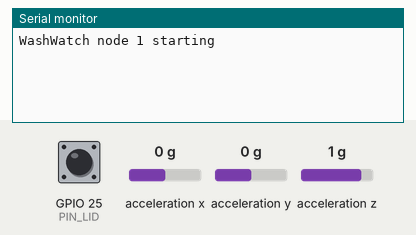
This program was run on a simulated ESP32. Parts: the last lines printed to the serial monitor. Wiring (inferred from the names in the program): MPU-6050 motion sensor at I2C address 0x68. Inputs (shaded band) come from the test bench; at power-on: acceleration z 1 g, GPIO 25 (PIN_LID) HIGH, acceleration x 0 g, acceleration y 0 g. EEPROM starts erased.

Above: at 1.2 s.
1.3 s: acceleration z set to 0 g
At 2.2 s:
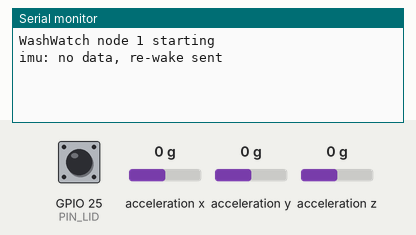
3.9 s: GPIO 25 (PIN_LID) pulled LOW for 0.15 s
At 5.03 s:
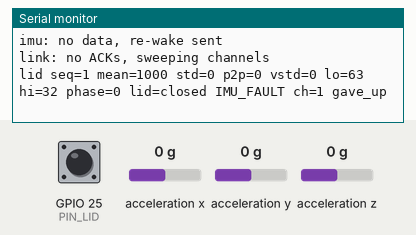
7.9 s: acceleration x set to -1.4 g
At 9.8 s:
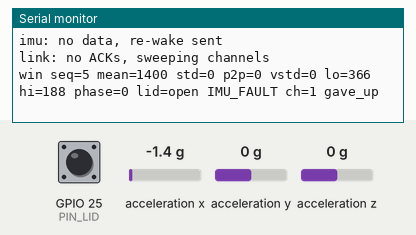
11.5 s: GPIO 25 (PIN_LID) pulled LOW for 1 s
At 13.45 s:
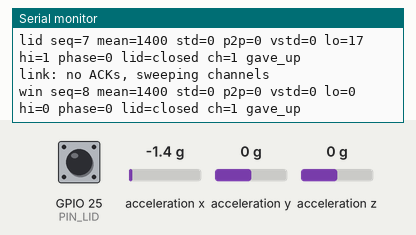
14.6 s: acceleration y set to -1.4 g
At 15.8 s:
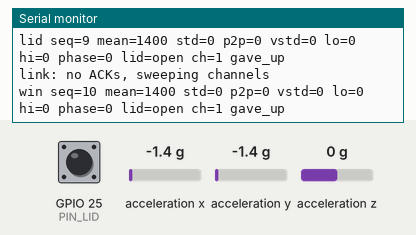
Timing chart, 0 to 17.1 s (numbered marks = the images above; inputs shaded):
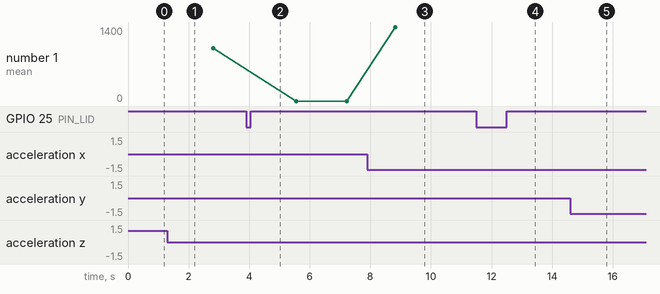

Measured:
- after the input at 1.3 s, the serial monitor: prints a new line at once (image 1)
- after the input at 3.9 s, the serial monitor: prints a new line after 0.85 s (image 2)
- after the input at 7.9 s, the serial monitor: prints a new line after 0.92 s (image 3)
- after the input at 11.5 s, the serial monitor: prints a new line after 0.84 s (image 4)
- plotted number 1: 0 → 1400 after the input at 7.9 s

The program:

main.cpp
```cpp
// WashWatch washer node: samples vibration at 100 Hz and sends one feature window every 2 s
// to the gateway over ESP-NOW. A lid change is sent straight away (reed switch ISR).
//
// Tasks:  sample_task (prio 4) -> q_events -> link_task (prio 3) -> ESP-NOW
//         lid ISR ---------------^
#include <Arduino.h>
#include <esp_task_wdt.h>
#include <soc/rtc_cntl_reg.h>

#include "features.h"
#include "imu.h"
#include "imu_health.h"
#include "link.h"
#include "task_report.h"
#include "ww_msg.h"

#ifndef NODE_ID
#error "Build with -DNODE_ID=<1..254> (see platformio.ini envs)"
#endif

// Lid input level that means "open". Default HIGH: a plain reed switch (KY-021) to GND with the
// pull-up reads HIGH when the magnet is away. Comparator modules (KY-025) can be the other way round:
// if closing the lid prints "open", add -DLID_OPEN_LEVEL=LOW to that washer's env.
#ifndef LID_OPEN_LEVEL
#define LID_OPEN_LEVEL HIGH
#endif
constexpr int PIN_LID = 25;  // reed switch to GND, internal pull-up
constexpr uint32_t SAMPLE_PERIOD_MS = 10;  // 100 Hz
constexpr uint32_t SAMPLES_PER_WINDOW = SEND_PERIOD_MS / SAMPLE_PERIOD_MS;
static_assert(SAMPLES_PER_WINDOW == FEATURE_SAMPLES_PER_WINDOW, "the band filters are designed for this rate");
constexpr uint32_t LID_DEBOUNCE_MS = 30;
constexpr int WDT_TIMEOUT_S = 10;  // longest link_send (with a channel sweep) is about 1 s

constexpr UBaseType_t SAMPLE_TASK_PRIO = 4;  // fixed-rate sampling must not slip
constexpr UBaseType_t LINK_TASK_PRIO = 3;    // may block on retries; sampling carries on
constexpr uint32_t TASK_STACK = 4096;

enum class EventKind : uint8_t { Window, Lid };
struct Event {
  EventKind kind;
  node_msg_t stats;  // only the vibration fields (mean/std/p2p/vstd/lo/hi) are used
  bool imu_fault;
};

static QueueHandle_t q_events;

static void IRAM_ATTR on_lid_change() {
  Event e = {EventKind::Lid, {}, false};
  BaseType_t woken = pdFALSE;
  xQueueSendFromISR(q_events, &e, &woken);  // a full queue drops it; the next window carries the lid state
  if (woken) portYIELD_FROM_ISR();
}

static void sample_task(void*) {
  esp_task_wdt_add(nullptr);
  VibrationWindow window;  // |a| stats (mean, std, p2p) for the phase rule
  AxisFeatures axes;       // per-axis features (vstd, band RMS) for training the classifier
  bool fault = false;      // a read failed in this window
  ImuRecovery recovery;    // re-wakes a sensor that stopped giving data
  uint32_t samples = 0;    // sample periods so far in this window, read or not
  TickType_t wake = xTaskGetTickCount();
  for (;;) {
    vTaskDelayUntil(&wake, pdMS_TO_TICKS(SAMPLE_PERIOD_MS));
    esp_task_wdt_reset();
    float a[3];
    bool ok = imu_read_g(a);
    if (ok) {
      window.add(sqrtf(a[0] * a[0] + a[1] * a[1] + a[2] * a[2]));
      axes.add(a[0], a[1], a[2]);
    } else {
      fault = true;
    }
    if (recovery.update(ok)) Serial.printf("imu: no data, re-wake %s\n", imu_wake() ? "sent" : "failed");
    if (++samples < SAMPLES_PER_WINDOW) continue;
    samples = 0;

    Event e = {};
    e.kind = EventKind::Window;
    window.fill(e.stats);
    axes.fill(e.stats);
    e.imu_fault = fault || window.count() == 0;
    xQueueSend(q_events, &e, 0);  // full queue = the link is stuck; drop rather than stall sampling
    window.reset();
    axes.reset_window();
    fault = false;
  }
}

static void link_task(void*) {
  esp_task_wdt_add(nullptr);
  uint32_t seq = 0;
  Event last = {EventKind::Window, {}, true};  // until the first window: no vibration data
  for (;;) {
    esp_task_wdt_reset();
    Event e;
    if (xQueueReceive(q_events, &e, pdMS_TO_TICKS(1000)) != pdTRUE) continue;
    if (e.kind == EventKind::Lid) {
      vTaskDelay(pdMS_TO_TICKS(LID_DEBOUNCE_MS));  // let the reed contact settle, then read it
    } else {
      last = e;
    }

    node_msg_t m = {};
    m.ver = MSG_VERSION;
    m.node_id = NODE_ID;
    m.seq = seq++;
    m.uptime_ms = millis();
    m.mean_mg = last.stats.mean_mg;
    m.std_mg = last.stats.std_mg;
    m.p2p_mg = last.stats.p2p_mg;
    m.vstd_mg = last.stats.vstd_mg;
    m.lo_mg = last.stats.lo_mg;
    m.hi_mg = last.stats.hi_mg;
    m.phase = last.imu_fault ? PHASE_IDLE : phase_from_std(last.stats.std_mg);
    m.flags = (last.imu_fault ? FLAG_IMU_FAULT : 0) | (digitalRead(PIN_LID) == LID_OPEN_LEVEL ? FLAG_LID_OPEN : 0);
    bool acked = link_send(m);

    Serial.printf("%s seq=%lu mean=%u std=%u p2p=%u vstd=%u lo=%u hi=%u phase=%u lid=%s%s ch=%u %s\n",
                  e.kind == EventKind::Lid ? "lid" : "win", (unsigned long)m.seq, m.mean_mg, m.std_mg,
                  m.p2p_mg, m.vstd_mg, m.lo_mg, m.hi_mg, m.phase, m.flags & FLAG_LID_OPEN ? "open" : "closed",
                  m.flags & FLAG_IMU_FAULT ? " IMU_FAULT" : "", link_channel(), acked ? "acked" : "gave_up");
  }
}

void setup() {
#ifdef NO_BROWNOUT
  // Some cheap DevKits dip just under the brownout threshold when the radio starts.
  // Only for boards that otherwise reboot forever; a real undervoltage then shows as other crashes.
  WRITE_PERI_REG(RTC_CNTL_BROWN_OUT_REG, 0);
#endif
  Serial.begin(115200);
  Serial.printf("WashWatch node %u starting\n", NODE_ID);
  esp_task_wdt_init(WDT_TIMEOUT_S, true);
  if (!imu_begin()) Serial.println("imu: MPU6050 not found (messages will carry IMU_FAULT)");
  q_events = xQueueCreate(4, sizeof(Event));
  pinMode(PIN_LID, INPUT_PULLUP);
  attachInterrupt(digitalPinToInterrupt(PIN_LID), on_lid_change, CHANGE);
  link_begin();
  xTaskCreate(sample_task, "sample", TASK_STACK, nullptr, SAMPLE_TASK_PRIO, nullptr);
  xTaskCreate(link_task, "link", TASK_STACK, nullptr, LINK_TASK_PRIO, nullptr);
}

// All work happens in sample_task and link_task; loop only prints their stack use (E1).
static const char* const TASKS[] = {"sample", "link"};
void loop() { task_report_loop(TASKS, sizeof(TASKS) / sizeof(TASKS[0])); }
```

imu.cpp
```cpp
#include "imu.h"

#include <Arduino.h>
#include <Wire.h>
#include <math.h>

#include "imu_health.h"

constexpr int PIN_SDA = 21, PIN_SCL = 22;
constexpr uint8_t MPU_ADDR = 0x68;  // AD0 low
constexpr uint8_t REG_CONFIG = 0x1A, REG_ACCEL_CONFIG = 0x1C, REG_ACCEL_XOUT_H = 0x3B, REG_PWR_MGMT_1 = 0x6B;
constexpr float LSB_PER_G = 8192.0f;  // +-4 g range: spin can pass 2 g

static bool write_reg(uint8_t reg, uint8_t val) {
  Wire.beginTransmission(MPU_ADDR);
  Wire.write(reg);
  Wire.write(val);
  return Wire.endTransmission() == 0;
}

bool imu_begin() {
  Wire.begin(PIN_SDA, PIN_SCL, 400000);
  return imu_wake();
}

bool imu_wake() {
  return write_reg(REG_PWR_MGMT_1, 0x00)       // wake up, internal clock
         && write_reg(REG_CONFIG, 0x03)        // DLPF 44 Hz: below Nyquist for 100 Hz sampling
         && write_reg(REG_ACCEL_CONFIG, 0x08);  // +-4 g
}

bool imu_read_raw(int16_t a[3]) {
  Wire.beginTransmission(MPU_ADDR);
  Wire.write(REG_ACCEL_XOUT_H);
  if (Wire.endTransmission(false) != 0) return false;
  if (Wire.requestFrom(MPU_ADDR, (uint8_t)6) != 6) return false;
  for (int i = 0; i < 3; i++) {
    uint8_t hi = Wire.read();  // separate statements: evaluation order inside one expression is unspecified
    a[i] = (int16_t)((hi << 8) | Wire.read());
  }
  return true;
}

bool imu_read_g(float a_g[3]) {
  int16_t raw[3];
  if (!imu_read_raw(raw) || !imu_sample_plausible(raw)) return false;
  for (int i = 0; i < 3; i++) a_g[i] = raw[i] / LSB_PER_G;
  return true;
}
```

imu.h
```cpp
// MPU6050 over raw I2C: just enough to read the acceleration magnitude.
#pragma once

#include <stdint.h>

// Starts I2C, then imu_wake(). Returns false if the sensor didn't answer.
bool imu_begin();
// Wakes the sensor and sets +-4 g with a 44 Hz low-pass filter. Safe to call again at any time
// (the MPU6050 comes back asleep after a power dip). Returns false if it didn't answer.
bool imu_wake();
// Raw x, y, z counts (8192 per g). Returns false if the read failed.
bool imu_read_raw(int16_t a[3]);
// x, y, z in g (|a| about 1.0 at rest). Returns false if the read failed or gave (0, 0, 0) (sensor asleep).
bool imu_read_g(float a_g[3]);
```

link.cpp
```cpp
#include "link.h"

#include <Arduino.h>
#include <Preferences.h>
#include <WiFi.h>
#include <esp_now.h>
#include <esp_wifi.h>
#include <string.h>

#include "sender.h"

constexpr uint32_t SWEEP_AFTER_MISSES = 5;
static const uint8_t BROADCAST[6] = {0xFF, 0xFF, 0xFF, 0xFF, 0xFF, 0xFF};

static Sender sender;
static QueueHandle_t q_acks;
static Preferences prefs;
static uint8_t channel = 1;
static bool found = false;      // has the gateway ACKed on `channel` since boot?
static uint32_t misses = 0;     // link_send calls in a row that got no ACK

// Runs on the Wi-Fi task: only copy the ACK out, never touch the Sender here.
static void on_recv(const uint8_t* mac, const uint8_t* data, int len) {
  if (len != sizeof(ack_msg_t)) return;
  ack_msg_t ack;
  memcpy(&ack, data, sizeof(ack));
  xQueueSend(q_acks, &ack, 0);
}

static void set_channel(uint8_t ch) {
  esp_wifi_set_promiscuous(true);
  esp_wifi_set_channel(ch, WIFI_SECOND_CHAN_NONE);
  esp_wifi_set_promiscuous(false);
  channel = ch;
}

// One send with ACK/retry on the current channel. max_tx = 1 is a quick probe.
static bool send_once(const node_msg_t& m, uint8_t max_tx) {
  sender.start(m.seq, millis(), max_tx);
  for (;;) {
    ack_msg_t ack;
    while (xQueueReceive(q_acks, &ack, 0) == pdTRUE) sender.on_ack(ack, m.node_id);
    if (!sender.busy()) return true;  // on_ack completed it
    SendAction a = sender.poll(millis());
    if (a == SendAction::Transmit) esp_now_send(BROADCAST, (const uint8_t*)&m, sizeof(m));
    if (a == SendAction::GiveUp) return false;
    delay(1);
  }
}

// Tries the other 12 channels with one probe each (~0.4 s). The gateway answers on
// whatever channel it is on, so this works on any router or phone hotspot.
static bool sweep(const node_msg_t& m) {
  uint8_t start = channel;
  for (uint8_t ch = next_channel(start); ch != start; ch = next_channel(ch)) {
    set_channel(ch);
    if (send_once(m, 1)) return true;
  }
  set_channel(start);
  return false;
}

void link_begin() {
  q_acks = xQueueCreate(8, sizeof(ack_msg_t));
  WiFi.mode(WIFI_STA);
  // The gateway sits a few metres away, so full power (19.5 dBm) isn't needed. Lower TX
  // current keeps boards with a weak 3.3 V regulator out of brownout resets.
  WiFi.setTxPower(WIFI_POWER_8_5dBm);
  WiFi.disconnect();
  prefs.begin("washwatch", false);
  set_channel(prefs.getUChar("ch", 1));  // last channel that worked, so a reboot is fast
  if (esp_now_init() != ESP_OK) {
    Serial.println("link: esp_now_init failed, rebooting");
    ESP.restart();
  }
  esp_now_register_recv_cb(on_recv);
  esp_now_peer_info_t peer = {};
  memcpy(peer.peer_addr, BROADCAST, 6);
  peer.channel = 0;  // 0 = current channel
  peer.encrypt = false;
  esp_now_add_peer(&peer);
}

bool link_send(const node_msg_t& m) {
  bool acked = send_once(m, 4);
  if (!acked) {
    misses++;
    // Not found since boot, or the gateway moved (new router, hotspot): look for it.
    if (!found || misses % SWEEP_AFTER_MISSES == 0) {
      Serial.println("link: no ACKs, sweeping channels");
      acked = sweep(m);
    }
  }
  if (acked) {
    misses = 0;
    if (!found || prefs.getUChar("ch", 0) != channel) prefs.putUChar("ch", channel);
    found = true;
  }
  return acked;
}

uint8_t link_channel() { return channel; }
uint32_t link_misses() { return misses; }
```

link.h
```cpp
// ESP-NOW link from a node to the gateway: broadcast send, ACK/retry, channel sweep.
#pragma once
#include <stdint.h>
#include "ww_msg.h"

// Sets up ESP-NOW on the last channel that worked (saved in flash).
void link_begin();
// Sends one message and blocks until it is ACKed or given up (450 ms, plus ~0.4 s when it
// sweeps the other channels to find the gateway). Returns true if ACKed.
bool link_send(const node_msg_t& m);
uint8_t link_channel();
uint32_t link_misses();  // sends in a row without an ACK
```
